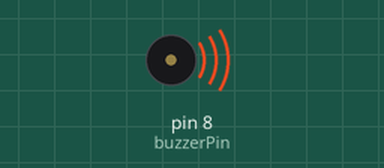
A sketch run on a simulated Arduino Uno, built with avr-gcc and run on an emulated ATmega328P. Shown: buzzer (waves = sounding, pin HIGH).

Above: at 0.02 s.
Timing chart, 0 to 3.0 s (numbered marks = the images above):
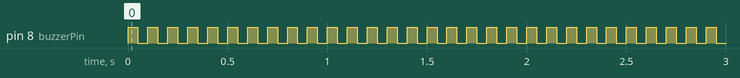

Measured:
- by itself, pin 8 (buzzerPin): alternates HIGH for 0.05 s and LOW for 0.05 s

The sketch:

CH_49_05.ino
```cpp
int buzzerPin = 8;      // 버저 연결 핀
int BUZZER_INTERVAL = 50;

void setup () {
  pinMode(buzzerPin, OUTPUT);   // 버저 연결 핀을 출력으로 설정
}

void loop () {
  digitalWrite(buzzerPin, HIGH);    // 버저 소리 내기
  delay(BUZZER_INTERVAL);
  digitalWrite(buzzerPin, LOW);   // 버저 소리 끄기
  delay(BUZZER_INTERVAL);
}
```
